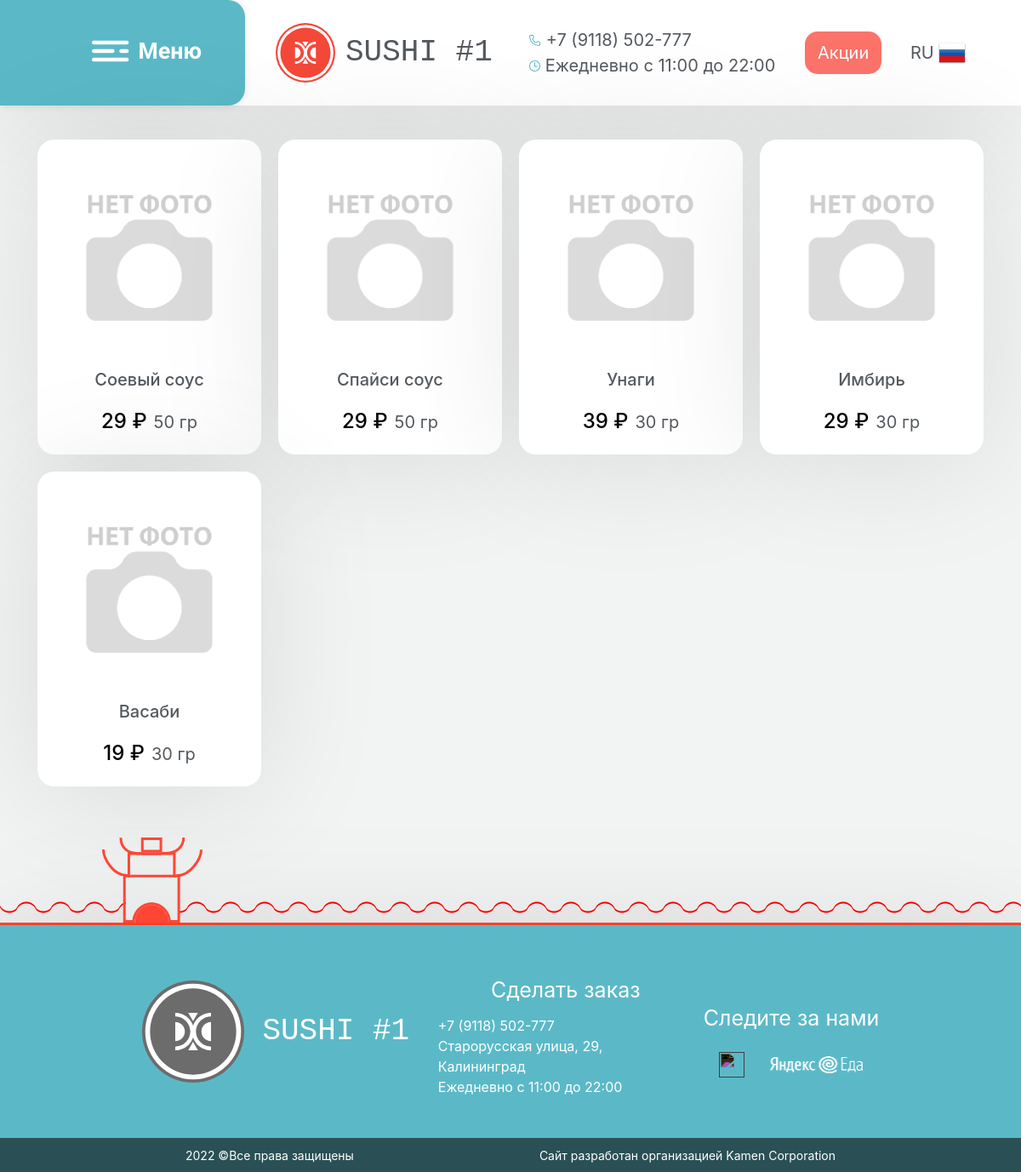
The app's page /category/6 with its own data.
### index.py (models this page shows)
class Food(db.Model):
    id = db.Column(db.Integer, primary_key=True)
    name = db.Column(db.String, nullable=False)
    price = db.Column(db.String, nullable=False)
    weight = db.Column(db.String, nullable=False)
    description = db.Column(db.String, nullable=False)
    filename = db.Column(db.String, default="-1.png")

### index.py (the view)
@app.route("/category/<int:category_id>")
def show_category(category_id):
    category = db.session.query(Categories).filter_by(id=category_id).first_or_404()
    foods_ids = json.loads(category.food_list)
    food_list = db.session.query(Food).filter(Food.id.in_(foods_ids)).all()
    return render_template("category.html", food_list=food_list, category_name=category.name)

### templates/category.html (shortened to what this page needs)
{% extends 'base.html' %}
{% block body %}
<main>
<div class="default-screen">
    {% for i in range(0, food_list|length // 4 + (1 if food_list|length % 4 != 0 else 0)) %}
	<section class="row-objects" style="width: 100%; justify-content: center;">
		{% for j in range(0, 4) %}
		{% if i*4+j < food_list|length %}
			<div class="list-object list-object-parent" onClick="document.location='/meal/{{ food_list[i*4+j].id }}'">
				<div class="list-object-category" style="background-image: url('..//static/media/food/{{food_list[i*4+j].filename}}');"></div>
				<div style="max-width: 80%;"> <h5> {{ food_list[i*4+j].name }} </h5> </div>
				<div style="margin-left: 0em; display: flex; flex-direction: raw;">
					<div style="color: #000; margin-right: 8px;"> <h4> {{ food_list[i*4+j].price }} &#x20bd; </h4> </div>
					<span style="display: flex; align-items: flex-end; margin-bottom: 8px;"> <h7 >{{ food_list[i*4+j].weight }} гр </h7> </span>
				</div>
			</div>
		{% endif %}
		{% endfor %}
	</section>
	{% endfor %}
</div>
</main>
{% endblock %}

### static/css/style.css (style rules this page uses)
html { height: 100%; width: 100%; }
body { background-color: #f2f3f3; color: #54595F; margin: 0; padding: 0; width: 100%; height: 100%; font-size: 20px !important; }
main { width: 65%; margin-left: auto; margin-right: auto; }
.row-objects { margin: 20px auto; display: flex; justify-content: space-evenly; align-items: center; }
.list-object { box-shadow: 0 0px 10px rgba(0,0,0,0.1); background-color: #666; min-width: 263px; width: 40vw; height: 40vw; max-height: 270px; border-radius: 20px; text-align: center; margin: 0 1vw; }

### templates/category.html (style rules this page uses)
.list-object-parent { display: flex; flex-direction: column; justify-content: space-evenly; cursor: pointer; width: 30vw; height: 30vw; margin: 0 10px; min-height: 370px; max-height: 390px; background-color: #fff; box-shadow: 0 10px 150px rgba(0,0,0,0.1); align-items: center; }
.list-object-category { width: 85%; height: 90%; max-height: 200px; background-color: #fff; border-radius: 20px;  margin-left: 0; margin-right: 0; margin-top: 20px; margin-bottom: 20px; background-size: cover; background-repeat: no-repeat; background-position: center; }

### records on screen
Food: filename (picture), name "Соевый соус", price "29", weight "50"
Food: filename (picture), name "Спайси соус", price "29", weight "50"
Food: filename (picture), name "Унаги", price "39", weight "30"
Food: filename (picture), name "Имбирь", price "29", weight "30"
Food: filename (picture), name "Васаби", price "19", weight "30"
